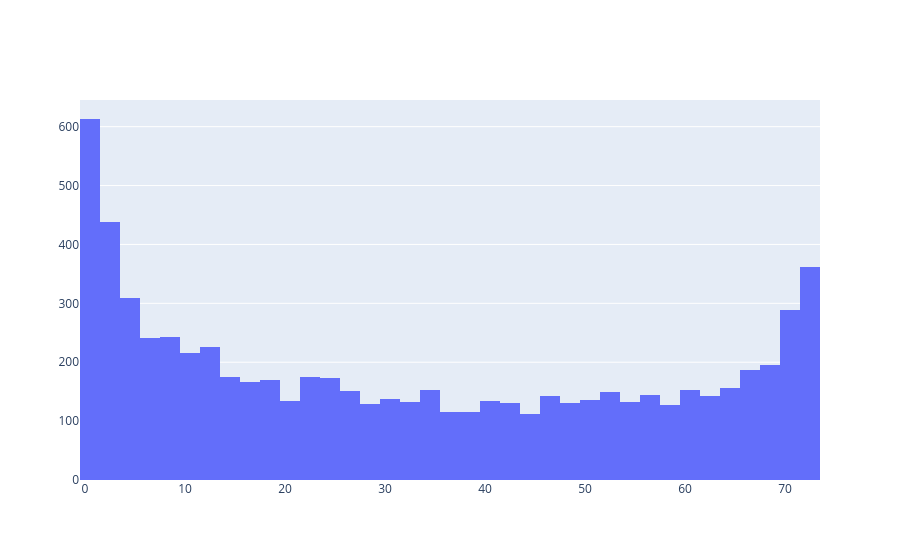

The notebook cell this image was saved under:
### Code cell
go.Figure(data=[go.Histogram(x=df.tenure)])

#complex code

### Figure 1 — Plotly figure (JSON) as saved in the notebook; plotly's stock layout.template omitted (floating-point values rounded to 4 significant figures; data arrays with more than 128 entries replaced by an {"elided": "..."} marker saying what was removed)
{"data": [{"type": "histogram", "x": {"elided": "7032 int values"}}], "layout": {}}
